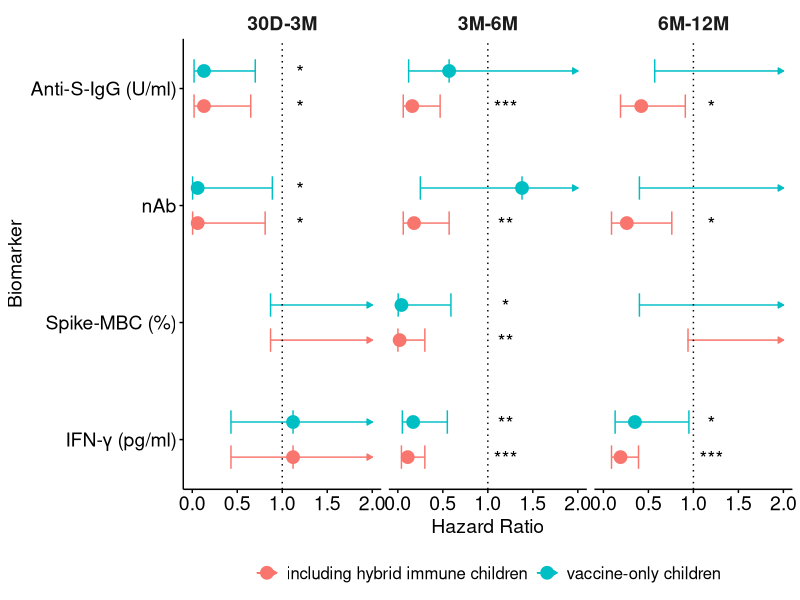
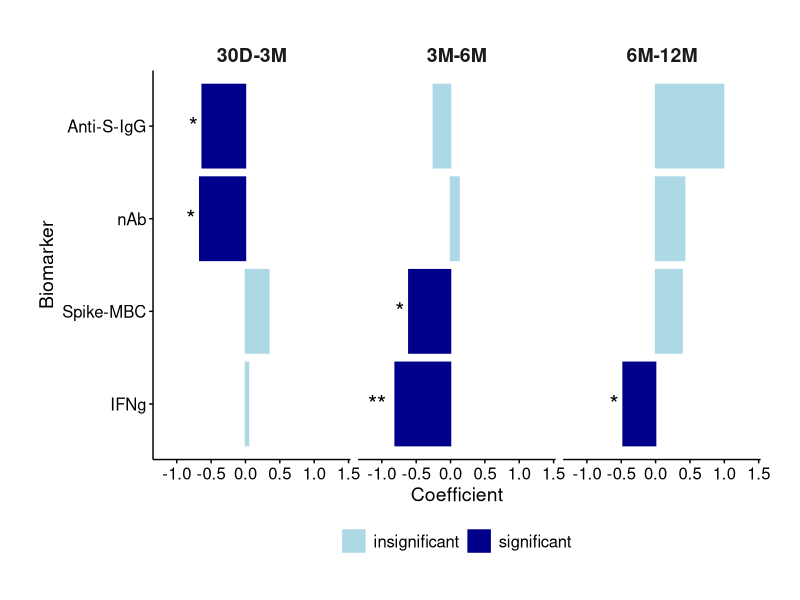
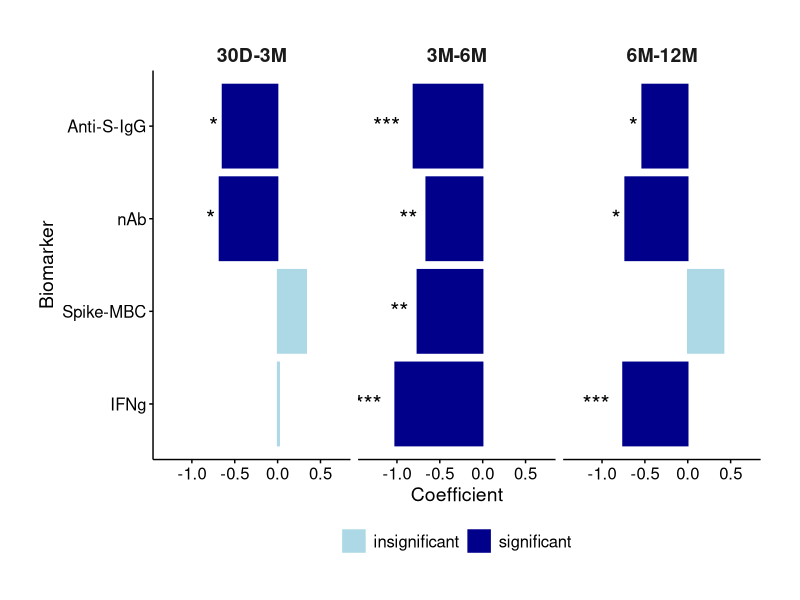

Write R code to recreate these figures, in order.
## ---- chunk 1
library(ggplot2)
library(dplyr)
## ---- chunk 2

## Hazard ratio ##

data <- data.frame(
  Biomarker = rep(c("IFN-γ (pg/ml)","Spike-MBC (%)","nAb","Anti-S-IgG (U/ml)" ), each = 6),
  Study_Period = rep(rep(c("30D-3M", "3M-6M", "6M-12M"), each = 2), times = 4),
  Condition = rep(c("including hybrid immune children", "vaccine-only children"), times = 12),
  Hazard_Ratio = c(
  
    # IFN-γ (pg/ml)
    1.12, 1.12, 0.11, 0.17, 0.19, 0.35,
  # Spike-MBC (%)
    4.11, 4.11, 0.02, 0.04, 9.66, 8.07,
    # nAb
    0.06, 0.06, 0.18, 1.38, 0.26, 2.17,
        # Anti-S-IgG (U/ml)
    0.13, 0.13, 0.16, 0.57, 0.42, 5
    
  ),
  CI_lower = c(
     # IFN-γ (pg/ml)
    0.43, 0.43, 0.04, 0.05, 0.09, 0.13,
    
    # Spike-MBC (%)
    0.87, 0.87, 0.001, 0.004, 0.94, 0.4,
   # nAb
    0.004, 0.004, 0.06, 0.25, 0.09, 0.40,
    # Anti-S-IgG (U/ml)
    0.02, 0.02, 0.06, 0.12, 0.19, 0.57
  ),
  CI_upper = c(
     # IFN-γ (pg/ml)
    2.9, 2.9, 0.3, 0.55, 0.39, 0.95,
    # Spike-MBC (%)
    19, 19, 0.3, 0.59, 98, 161,
    # nAb
    0.81, 0.89, 0.57, 7, 0.76, 11,
    # Anti-S-IgG (U/ml)
    0.65, 0.70, 0.47, 2.60, 0.91, 43
  ),
  Significance = c(
    # IFN-γ (pg/ml)
    "", "", "***", "**", "***", "*",
    
    # Spike-MBC (%)
    "", "", "**", "*", "", "",
    # nAb
    "*", "*", "**", "", "*", "",
    # Anti-S-IgG (U/ml)
    "*", "*", "***", "", "*", ""
  )
)

# Set factor levels so IgG is at the top, IFN-γ at the bottom
data$Biomarker <- factor(data$Biomarker,
                         levels = c("IFN-γ (pg/ml)","Spike-MBC (%)","nAb","Anti-S-IgG (U/ml)" ))

# Assign alpha based on significance
data$alpha <- ifelse(data$Significance == "", 0.3, 1)

# x positions for dodging
dodge_width <- 0.15
data <- data %>%
  mutate(x_pos = as.numeric(Biomarker) +
           ifelse(Condition == "including hybrid immune children", -dodge_width, dodge_width))

# Plot
coeff_plot <- ggplot(data, aes(x = x_pos, y = Hazard_Ratio, color = Condition)) +
  
  geom_errorbar(data = subset(data, CI_upper <= 2),
                aes(ymin = CI_lower, ymax = CI_upper),
                width = 0.2) +
  
  geom_errorbar(
    data = subset(data, CI_upper > 2),
    aes(ymin = CI_lower, ymax = Hazard_Ratio), 
    width = 0.2
  ) +
  
  geom_segment(data = subset(data, CI_upper > 2),
               aes(x = x_pos, xend = x_pos, y = Hazard_Ratio, yend = 2),
               arrow = arrow(length = unit(0.15, "cm"), ends = "last", type = "closed"),
               lineend = "round", linewidth = 0.5) +
  
  geom_segment(data = subset(data, Hazard_Ratio > 2),
               aes(x = x_pos, xend = x_pos, y = CI_lower, yend = 2),
               arrow = arrow(length = unit(0.15, "cm"), ends = "last", type = "closed"),
               lineend = "round", linewidth = 0.5) +
  
  geom_point(size = 4) +
  geom_text(aes(label = Significance, y = 1.2),
            vjust = 0.6, size = 5, color = "black") +
  
  geom_hline(yintercept = 1, linetype = "dotted", color = "black") +
  
  scale_y_continuous(limits = c(0, 2)) +
  scale_alpha_identity() +
  coord_flip() +
  facet_wrap(~Study_Period) +
  scale_x_continuous(breaks = 1:4, labels = levels(data$Biomarker)) +
  theme_minimal() +
  theme(
    axis.text = element_text(colour = "black", size = 14),
    axis.ticks = element_line(colour = "black"),
    axis.line = element_line(colour = "black"),
    panel.grid.major = element_blank(),
    panel.grid.minor = element_blank(),
    panel.background = element_blank(),
    legend.position = "bottom",
    legend.title = element_blank(),
    strip.text = element_text(size = 14, face = "bold"),
    legend.text = element_text(size = 12),
    axis.title.x = element_text(size = 14),
    axis.title.y = element_text(size = 14)
  ) +
  labs(y = "Hazard Ratio", x = "Biomarker")

coeff_plot

## ---- chunk 3
coeff_data <- data.frame(
  Biomarker = rep(c("IFNg", "Spike-MBC", "nAb", "Anti-S-IgG"), each = 3),
  Study_Period = rep(c("30D-3M", "3M-6M", "6M-12M"), times = 4),
  Coeff_Statistic = c(
    # IFNg
    0.04412, -0.8065, -0.4732,
    # Spike-MBC
    0.3407, -0.6073, 0.3851,
    # nAb
    -0.6654, 0.1244, 0.4222,
    # Anti-S-IgG
    -0.6300, -0.2505, 0.9897
  ),
  Significance = c(
    # IFNg
    "", "**", "*",
    # Spike-MBC
    "", "*", "",
    # nAb
    "*", "", "",
    # Anti-S-IgG
    "*", "", ""
  )
)

coeff_data$Study_Period <- factor(coeff_data$Study_Period,
                                  levels = c("30D-3M", "3M-6M", "6M-12M"))
coeff_data$Biomarker <- factor(coeff_data$Biomarker,
                               levels = c("IFNg", "Spike-MBC", "nAb", "Anti-S-IgG"))
coeff_data$alpha <- ifelse(coeff_data$Significance == "", 0.3, 0.8)
coeff_data$group <- ifelse(coeff_data$Significance == "", "insignificant", "significant")

# Load ggplot2
library(ggplot2)

# Plot the bar chart
coeff_plot1 <- ggplot(coeff_data, aes(x = Biomarker, y = Coeff_Statistic , fill = group, color = group)) +
  geom_bar(stat = "identity", position = position_dodge(width = 1.5)) +
  geom_text(aes(label = Significance), hjust = 1.5, size = 6, color = "black") + 
  labs(
    y = "Coefficient"
  ) +
  coord_flip() +
  facet_wrap(~Study_Period) +
  scale_alpha_identity() +
  scale_fill_manual(values = c("significant" = "#00008B", "insignificant" = "#ADD8E6")) +  # Dark blue for sig, light blue for insig
  scale_color_manual(values = c("significant" = "#00008B", "insignificant" = "#ADD8E6")) + # Same for border
  scale_y_continuous(expand = expansion(mult = 0.3)) + 
  theme_minimal() +
  theme(
    axis.text = element_text(colour = "black", size = 12),
    axis.ticks = element_line(colour = "black"),
    axis.line = element_line(colour = "black"),
    panel.grid.major = element_blank(),
    panel.grid.minor = element_blank(),
    panel.background = element_blank(),
    legend.position = "bottom",
    legend.title = element_blank(),
    strip.text = element_text(size = 14, face = "bold"),
    legend.text = element_text(size = 12),
    axis.title.x = element_text(size = 14),
    axis.title.y = element_text(size = 14),
    plot.margin = margin(t = 1, r = 1, b = 1, l = 1, unit = "cm")
  )

# Print the plot
print(coeff_plot1)
## ---- chunk 4

coeff_data <- data.frame(
  Biomarker = rep(c("IFNg", "Spike-MBC", "nAb", "Anti-S-IgG"), each = 3),
  Study_Period = rep(c("30D-3M", "3M-6M", "6M-12M"), times = 4),
  Coeff_Statistic = c(
    # IFNg
    0.01889, -1.0213, -0.7555,
    # Spike-MBC
    0.3339, -0.7622 , 0.4181,
    # nAb
    -0.6785, -0.6591 , -0.7308,
    # Anti-S-IgG
    -0.6432, -0.8082 , -0.5322

  ),
  Significance = c(
    # IFNg
    "","***","***",
    # Spike-MBC
    "","**","",
    # nAb
    "*","**","*",
    # Anti-S-IgG
    "*","***","*"

  )
)

coeff_data$Study_Period <- factor(coeff_data$Study_Period, levels = c("30D-3M", "3M-6M", "6M-12M"))
coeff_data$Biomarker <- factor(coeff_data$Biomarker, 
                               levels = c("IFNg", "Spike-MBC", "nAb", "Anti-S-IgG"))
coeff_data$alpha <- ifelse(coeff_data$Significance == "", 0.3, 0.8)
coeff_data$group <- ifelse(coeff_data$Significance == "", "insignificant", "significant")

# Load ggplot2
library(ggplot2)

# Plot the bar chart
coeff_plot1 <- ggplot(coeff_data, aes(x = Biomarker, y = Coeff_Statistic , fill = group, color = group)) +
  geom_bar(stat = "identity", position = position_dodge(width = 1.5)) +
  geom_text(aes(label = Significance), hjust = 1.5, size = 6, color = "black") + 
  labs(
    y = "Coefficient"
  ) +
  coord_flip() +
  facet_wrap(~Study_Period) +
  scale_alpha_identity() +
  scale_fill_manual(values = c("significant" = "#00008B", "insignificant" = "#ADD8E6")) +  # Dark blue for sig, light blue for insig
  scale_color_manual(values = c("significant" = "#00008B", "insignificant" = "#ADD8E6")) + # Same for border
  scale_y_continuous(expand = expansion(mult = 0.3)) + 
  theme_minimal() +
  theme(
    axis.text = element_text(colour = "black", size = 12),
    axis.ticks = element_line(colour = "black"),
    axis.line = element_line(colour = "black"),
    panel.grid.major = element_blank(),
    panel.grid.minor = element_blank(),
    panel.background = element_blank(),
    legend.position = "bottom",
    legend.title = element_blank(),
    strip.text = element_text(size = 14, face = "bold"),
    legend.text = element_text(size = 12),
    axis.title.x = element_text(size = 14),
    axis.title.y = element_text(size = 14),
    plot.margin = margin(t = 1, r = 1, b = 1, l = 1, unit = "cm")
  )

# Print the plot
print(coeff_plot1)

